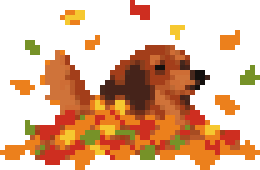
#> input picture art/sprity/listi_uvnitr.png, 52 x 34 px, given in place of sedi.png, which was not available (shown 5 times larger)
$ python dmg_ikona.py
#> lines starting #> are read from the running program, lines starting #| are printed output that depends on the picture; pictures that were not available may be replaced by others from this repository, and a replacement may not be noted
#> in main, `c = Image.new("RGBA", (G, G))`: c: PIL image 64x64 RGBA; every value is 0
#!/usr/bin/env python3
"""Ikona disku DMG: Julie vykukuje z otevřené krabice (Karel vybral variantu B, 7. 10. 2026).

    python3 art/dmg_ikona.py   ->  art/dmg_ikona.png (mřížka 64 × 64 pixelů)

release.sh z ní udělá .VolumeIcon.icns (zvětšení nejbližším sousedem, ostré pixely).
"""
import os
from PIL import Image, ImageDraw

ART = os.path.dirname(os.path.abspath(__file__))
G = 64
TEAL = (11, 122, 117, 255)                       # páska: paleta Minty Fresh z webu
SAND, SAND2, SANDD = (215, 201, 170, 255), (230, 221, 200, 255), (168, 151, 122, 255)


def sprite(jmeno):
#> called with jmeno = 'sedi'
    im = Image.open(os.path.join(ART, "sprity", jmeno + ".png")).convert("RGBA")
#> im is the input picture: PIL image 52x34 RGBA; mean R, G, B, A 102.7, 53.9, 18.4, 113.5
    return im.crop(im.getbbox())


def main():
    c = Image.new("RGBA", (G, G))
    d = ImageDraw.Draw(c)
    d.polygon([(12, 30), (20, 22), (44, 22), (52, 30)], fill=SANDD)            # zadní chlopně
    s = sprite("sedi")
    c.alpha_composite(s, ((G - s.width) // 2 + 1, 10))                        # Julie
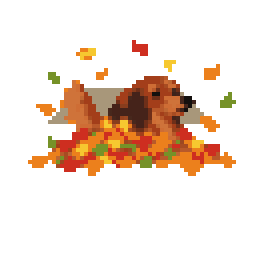
#> c: PIL image 64x64 RGBA (shown 4 times larger); mean R, G, B, A 39, 21.3, 8.7, 53.5; transparent parts drawn white
    d.rectangle((10, 34, 53, 59), fill=SAND)                                  # přední stěna
    d.rectangle((10, 34, 53, 35), fill=SAND2)
    d.rectangle((10, 34, 10, 59), fill=SANDD)
    d.rectangle((53, 34, 53, 59), fill=SANDD)
    d.rectangle((10, 59, 53, 59), fill=SANDD)
    d.polygon([(10, 34), (2, 28), (4, 26), (12, 32)], fill=SAND2)             # přední chlopně
    d.polygon([(53, 34), (61, 28), (59, 26), (51, 32)], fill=SAND2)
    d.rectangle((29, 36, 34, 59), fill=TEAL)                                  # páska
    c.alpha_composite(sprite("kost"), (15, 46))                               # kostička na boku
#> call 2 of sprite, with jmeno = 'kost'
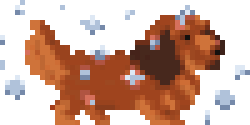
#> input picture art/sprity/snih_otrepani.png, 50 x 25 px, given in place of kost.png, which was not available (shown 5 times larger)
#> in sprite, im is the input picture: PIL image 50x25 RGBA; mean R, G, B, A 94.4, 58.1, 43.3, 127.7
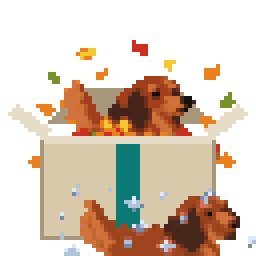
#> c: PIL image 64x64 RGBA (shown 4 times larger); mean R, G, B, A 83.7, 67.4, 51.8, 120.3; transparent parts drawn white
    c.save(os.path.join(ART, "dmg_ikona.png"))
    print("art/dmg_ikona.png")


if __name__ == "__main__":
    main()
